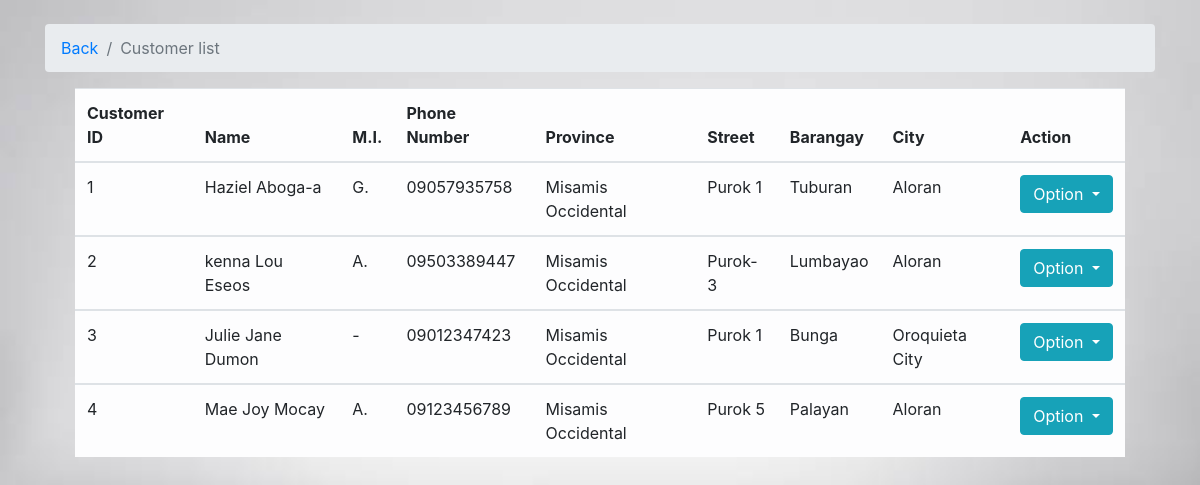
/customer.php, run on the app's committed database.
### tables this page shows
CREATE TABLE `customer` (
  `customer_id` int(11) NOT NULL,
  `first_name` varchar(50) NOT NULL,
  `last_name` varchar(50) NOT NULL,
  `middle_initial` varchar(2) NOT NULL,
  `phone_number` varchar(50) NOT NULL,
  `province` varchar(50) NOT NULL,
  `street` varchar(50) NOT NULL,
  `barangay` varchar(50) NOT NULL,
  `city` varchar(50) NOT NULL
);

### customer.php (the view, shortened to what this page needs)
<?php
	if(isset($_POST['btn_search']))
	{
    $search = $_POST['search'];
		$query = "SELECT * FROM `customer` WHERE CONCAT(`customer_id`, `first_name`, 'last_name', 'middle_initial', 'phone_number', 'province', 'street',  'barangay', 'city') LIKE '%".$search."%'";
		$search_result = filterTable($query);
	}
	else {
		$query = "SELECT * FROM `customer`";
		$search_result = filterTable($query);
	}
	function filterTable($query)
	{
		$connect = mysqli_connect("localhost", "root", "", "kusina online");
		$filter_Result = mysqli_query($connect, $query);
		return $filter_Result;
	}
?>
<!DOCTYPE html>
<html>
	<head>
			<link rel="stylesheet" href="style.css">
			<link rel="stylesheet" href="bootstrap-4.0.0-beta.3-dist/css/bootstrap.min.css">
			<link rel="stylesheet" href="bootstrap-4.0.0-beta.3-dist/jss/bootstrap.js">
	</head>
<body><br/>
	<form action="customer.php" method="POST">
	<div class="container">
		<nav aria-label="breadcrumb">
		<ol class="breadcrumb">
		<li class="breadcrumb-item"><a href="home.php">Back</a></li>
		<li class="breadcrumb-item active" aria-current="page">Customer list</li>
	</ol>
</nav>
	<div class="container">
		<div class="col-sm-12">
		<div class="table-responsive">
		<table class="table table-hover table-light">
		<thead>
		<tr>
			<th>Customer ID</th>
			<th>Name</th>
			<th>M.I.</th>
			<th>Phone Number</th>
			<th>Province</th>
			<th>Street</th>
			<th>Barangay</th>
			<th>City</th>
			<th>Action</th>
		</tr>
		</thead>
				<?php while($row = mysqli_fetch_array($search_result)):?>
			<tbody>
			<tr>
				<td><?php echo $row['customer_id'];?></td>
				<td><?php echo $row['first_name'];?>  <?php echo $row['last_name'];?></td>
				<td><?php echo $row['middle_initial'];?></td>
				<td><?php echo $row['phone_number'];?></td>
				<td><?php echo $row['province'];?></td>
				<td><?php echo $row['street'];?></td>
				<td><?php echo $row['barangay'];?></td>
				<td><?php echo $row['city'];?></td>
			<td>
			<div class="btn-group">
			<button type="button" class="btn btn-info dropdown-toggle" data-toggle="dropdown" aria-haspopup="true" aria-expanded="false">Option
			</button>
			</div>
			</td>
			</tr>
			</tbody>
			<?php endwhile;?>
			</table>
				  </div>
				</div>
	</body>
</html>

### style.css (style rules this page uses)
body { margin: 0; padding: 0; background-image:url(images/background.jpg); background-size: cover; background-repeat:no-repeat; font-family: sans-serif; font-family: arial; }

### data on the page
customer: customer_id "1", first_name "Haziel", last_name "Aboga-a", middle_initial "G.", phone_number "09057935758", province "Misamis Occidental", street "Purok 1", barangay "Tuburan", city "Aloran"
customer: customer_id "2", first_name "kenna Lou", last_name "Eseos", middle_initial "A.", phone_number "09503389447", province "Misamis Occidental", street "Purok-3", barangay "Lumbayao", city "Aloran"
customer: customer_id "3", first_name "Julie Jane", last_name "Dumon", middle_initial "-", phone_number "09012347423", province "Misamis Occidental", street "Purok 1", barangay "Bunga", city "Oroquieta City"
customer: customer_id "4", first_name "Mae Joy", last_name "Mocay", middle_initial "A.", phone_number "09123456789", province "Misamis Occidental", street "Purok 5", barangay "Palayan", city "Aloran"
